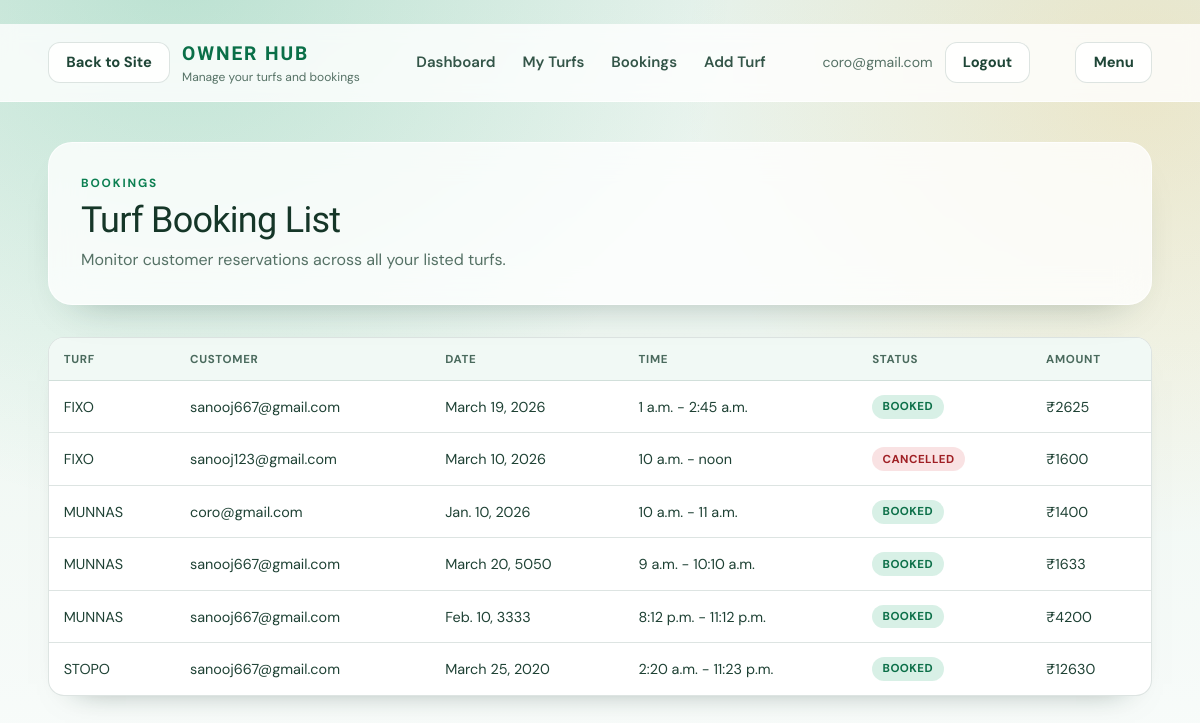
The app's page /owner_bookinglist/ (signed in) with its own data.
### user/models.py (models this page shows, shortened)
class User(AbstractUser):
    username = None
    email = models.EmailField(unique=True , max_length=256, error_messages={'unique':'email already exists,'})
    is_customer = models.BooleanField(default=False)
    is_agent = models.BooleanField(default=False)
    is_manager = models.BooleanField(default=False)
    USERNAME_FIELD = 'email'
    REQUIRED_FIELDS = []
    objects = Usermanager()
    class Meta:
        db_table = 'users_user'
        verbose_name = 'User'
        verbose_name_plural = "Users"
        ordering = ['-id']

### web/models.py (models this page shows, shortened)
class Booking(models.Model):
    user = models.ForeignKey(User, on_delete=models.CASCADE)
    turf = models.ForeignKey(Turf, on_delete=models.CASCADE)
    booking_date = models.DateField()
    start_time = models.TimeField()
    end_time = models.TimeField()
    totel_price = models.IntegerField()
    status = models.CharField(max_length=20, choices=[("BOOKED", "Booked"),
                                                      ("CANCELLED", "Cancelled"),
                                                      ("COMPLETED", "Completed"),],default="BOOKED")
    created_at = models.DateTimeField(auto_now_add=True)
    class Meta:
        ordering = ["-created_at"]

class Turf(models.Model):
    owner = models.ForeignKey(User,on_delete=models.CASCADE,related_name="turfs")
    category = models.ForeignKey(Sports_Category, on_delete=models.CASCADE)
    name = models.CharField(max_length=255)
    location = models.CharField(max_length=255)
    price = models.IntegerField()
    image = models.ImageField(upload_to='turfs/')
    description = models.CharField(max_length=500)
    class Meta:
        ordering = ['-id']
        verbose_name = "Turf"
        verbose_name_plural = "Turfs"

### web/views.py (the view)
def owner_bookinglist(request):
    if not request.user.is_agent:
        return HttpResponseForbidden("You are not allowed to access this page")
    bookings = Booking.objects.filter(turf__owner = request.user)
    context={
        "bookings" : bookings
    }
    return render(request, 'owner/owner_bookinglist.html' , context=context)

### templates/owner/owner_bookinglist.html
﻿{% extends 'base/web-base.html' %}
{% block container %}
{% include 'includes/owner_dashboard.html' %}
<main class="site-shell py-10 space-y-8">
    <section class="surface-panel p-6 md:p-8 flex flex-col md:flex-row md:items-center md:justify-between gap-4">
        <div>
            <span class="eyebrow">Bookings</span>
            <h1 class="page-title mt-2">Turf Booking List</h1>
            <p class="muted mt-2">Monitor customer reservations across all your listed turfs.</p>
        </div>
    </section>
    {% if bookings %}
    <section class="table-shell">
        <table class="data-table">
            <thead>
                <tr>
                    <th>Turf</th>
                    <th>Customer</th>
                    <th>Date</th>
                    <th>Time</th>
                    <th>Status</th>
                    <th>Amount</th>
                </tr>
            </thead>
            <tbody>
                {% for booking in bookings %}
                <tr>
                    <td>{{ booking.turf.name }}</td>
                    <td>{{ booking.user.email }}</td>
                    <td>{{ booking.booking_date }}</td>
                    <td>{{ booking.start_time }} - {{ booking.end_time }}</td>
                    <td>
                        {% if booking.status == "BOOKED" %}
                        <span class="status-pill status-booked">Booked</span>
                        {% elif booking.status == "CANCELLED" %}
                        <span class="status-pill status-cancelled">Cancelled</span>
                        {% else %}
                        <span class="status-pill status-default">{{ booking.status }}</span>
                        {% endif %}
                    </td>
                    <td>&#8377;{{ booking.totel_price }}</td>
                </tr>
                {% endfor %}
            </tbody>
        </table>
    </section>
    {% else %}
    <section class="empty-state">
        <h2 class="text-lg font-semibold">No bookings yet</h2>
        <p class="muted mt-2">Bookings will appear here once players reserve your turfs.</p>
    </section>
    {% endif %}
</main>
{% endblock %}

### templates/includes/owner_dashboard.html (shortened to what this page needs)
﻿{% load static %}
<header class="sticky top-0 z-40 border-b border-white/70 bg-white/80 backdrop-blur">
    <div class="site-shell py-4 flex items-center justify-between gap-4">
        <div class="flex items-center gap-3">
            <a href="{% url 'web:index' %}" class="btn btn-ghost !w-auto px-3 py-2">Back to Site</a>
            <div>
                <p class="brand-mark">Owner Hub</p>
                <p class="text-xs muted">Manage your turfs and bookings</p>
            </div>
        </div>
        <nav class="hidden lg:flex items-center gap-1">
            <a href="{% url 'web:owner_dashboard' %}" class="top-nav-link">Dashboard</a>
            <a href="{% url 'web:owner_turflist' %}" class="top-nav-link">My Turfs</a>
            <a href="{% url 'web:owner_bookinglist' %}" class="top-nav-link">Bookings</a>
            <a href="{% url 'web:owner_addturf' %}" class="top-nav-link">Add Turf</a>
        </nav>
        <div class="hidden lg:flex items-center gap-3">
            <span class="user-email">{{ request.user.email }}</span>
            <a href="{% url 'web:logout' %}" class="btn btn-ghost">Logout</a>
        </div>
        <button id="owner-menu-toggle" class="lg:hidden btn btn-ghost !w-auto px-3 py-2" type="button" aria-label="Open owner menu">
            Menu
        </button>
    </div>
</header>

### static/css/ui.css (style rules this page uses)
* { box-sizing: border-box; }
html, body { margin: 0; padding: 0; }
body { min-height: 100vh; font-family: "DM Sans", sans-serif; color: var(--text); background: radial-gradient(circle at 15% -5%, rgba(15, 159, 102, 0.2) 0%, transparent 42%), radial-gradient(circle at 95% 10%, rgba(245, 159, 11, 0.16) 0%, transparent 34%), linear-gradient(180deg, var(--bg-soft) 0%, var(--bg) 42%, #f9fcfb 100%); }
h1, h2, h3, h4, h5, h6 { margin: 0; font-family: "Sora", sans-serif; letter-spacing: -0.02em; }
p { margin: 0; }
a { text-decoration: none; color: inherit; transition: all 0.2s ease; }
.site-shell { width: min(1120px, 92vw); margin-inline: auto; }
.surface-panel { background: var(--surface-soft); border: 1px solid rgba(255, 255, 255, 0.75); border-radius: 24px; box-shadow: var(--shadow); backdrop-filter: blur(16px); }
.page-title { font-size: clamp(1.75rem, 3vw, 2.6rem); line-height: 1.1; }
.eyebrow { display: inline-block; font-size: 0.74rem; letter-spacing: 0.16em; text-transform: uppercase; font-weight: 700; color: var(--primary-dark); }
.muted { color: var(--muted); }
.brand-mark { font-family: "Sora", sans-serif; font-size: 1.2rem; letter-spacing: 0.1em; text-transform: uppercase; font-weight: 800; color: #0a6f48; }
.top-nav-link { padding: 0.45rem 0.72rem; border-radius: 10px; color: #335548; font-weight: 600; font-size: 0.94rem; }
.user-email { font-size: 0.88rem; color: var(--muted); }
.btn { display: inline-flex; align-items: center; justify-content: center; gap: 0.45rem; border: 1px solid transparent; border-radius: 12px; font-size: 0.92rem; font-weight: 700; line-height: 1; padding: 0.78rem 1.08rem; cursor: pointer; }
.btn-ghost { color: #1f4637; border-color: var(--line); background: rgba(255, 255, 255, 0.85); }
.status-pill { display: inline-flex; align-items: center; justify-content: center; border-radius: 999px; font-size: 0.72rem; font-weight: 700; padding: 0.28rem 0.65rem; text-transform: uppercase; letter-spacing: 0.04em; }
.status-booked { color: #0b6f48; background: rgba(15, 159, 102, 0.16); }
.status-cancelled { color: #9f1f24; background: rgba(214, 64, 69, 0.15); }
.table-shell { border: 1px solid var(--line); border-radius: 16px; overflow: auto; background: var(--surface); box-shadow: 0 16px 32px -28px rgba(12, 42, 32, 0.6); }
.data-table { width: 100%; min-width: 640px; border-collapse: collapse; }
.data-table th { background: #f1f9f5; padding: 0.84rem 0.92rem; text-align: left; font-size: 0.72rem; letter-spacing: 0.06em; text-transform: uppercase; color: #4a6a5d; }
.data-table td { padding: 0.86rem 0.92rem; border-top: 1px solid var(--line); font-size: 0.9rem; color: #1e4134; }

### records on screen
User: user.email "coro@gmail.com"
Booking: turf.name "FIXO", user.email "sanooj667@gmail.com", booking_date "March 19, 2026", start_time "1 a.m.", end_time "2:45 a.m.", status "BOOKED", totel_price "2625"
Booking: turf.name "FIXO", user.email "sanooj123@gmail.com", booking_date "March 10, 2026", start_time "10 a.m.", end_time "noon", status "CANCELLED", totel_price "1600"
Booking: turf.name "MUNNAS", user.email "coro@gmail.com", booking_date "Jan. 10, 2026", start_time "10 a.m.", end_time "11 a.m.", status "BOOKED", totel_price "1400"
Booking: turf.name "MUNNAS", user.email "sanooj667@gmail.com", booking_date "March 20, 5050", start_time "9 a.m.", end_time "10:10 a.m.", status "BOOKED", totel_price "1633"
Booking: turf.name "MUNNAS", user.email "sanooj667@gmail.com", booking_date "Feb. 10, 3333", start_time "8:12 p.m.", end_time "11:12 p.m.", status "BOOKED", totel_price "4200"
Booking: turf.name "STOPO", user.email "sanooj667@gmail.com", booking_date "March 25, 2020", start_time "2:20 a.m.", end_time "11:23 p.m.", status "BOOKED", totel_price "12630"
